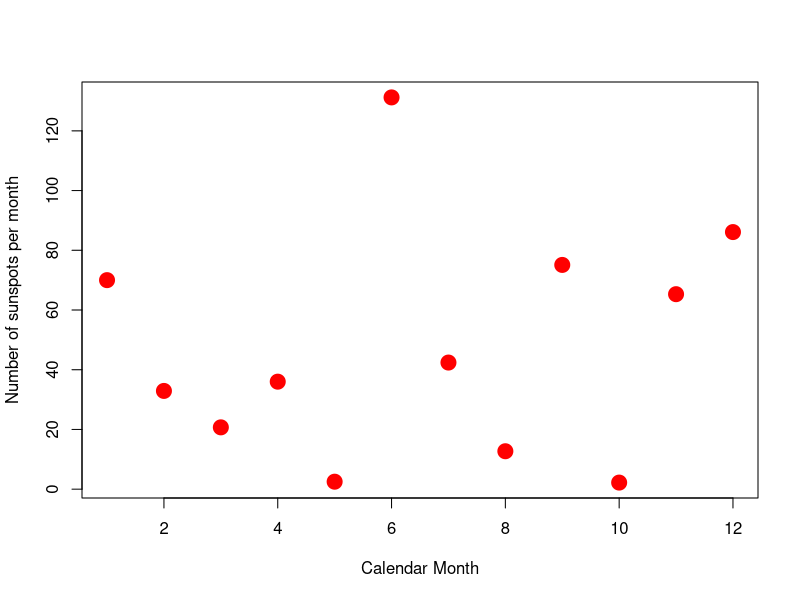
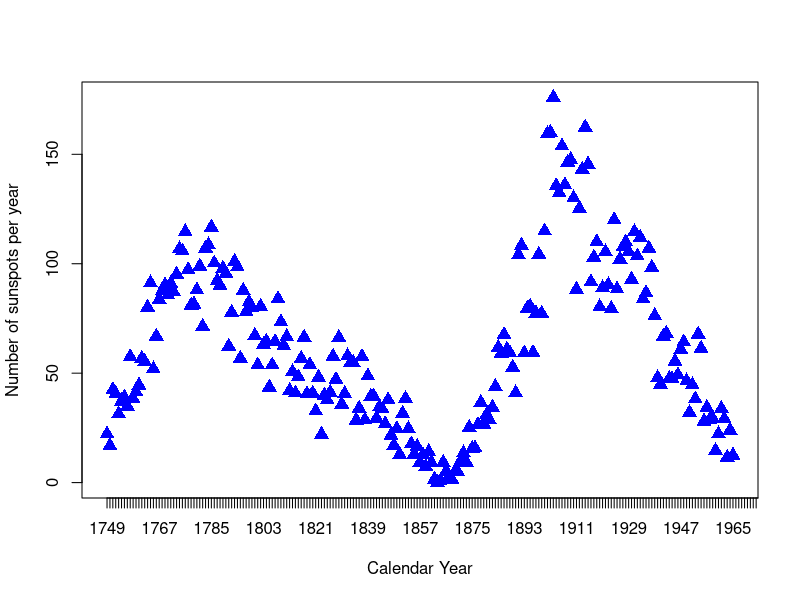

These figures' R source, in order:
## ---- chunk 1
library(knitr); library(rmarkdown)
## ---- chunk 2
sunspotsbymonth<-matrix(sunspots, ncol=13)
plot(sunspotsbymonth[3,], xlim=c(1,12), xlab="Calendar Month", 
         ylab="Number of sunspots per month", pch=19, cex=2, col="red")
## ---- chunk 3
sunspotsbymonth<-matrix(sunspots, ncol=13)
plot(sunspotsbymonth[,7], xlab="Calendar Year", xaxt="n",
        ylab="Number of sunspots per year", pch=17, cex=1.5, col="blue")
    axis(1, at=1:235, labels=c(1749:1983))
